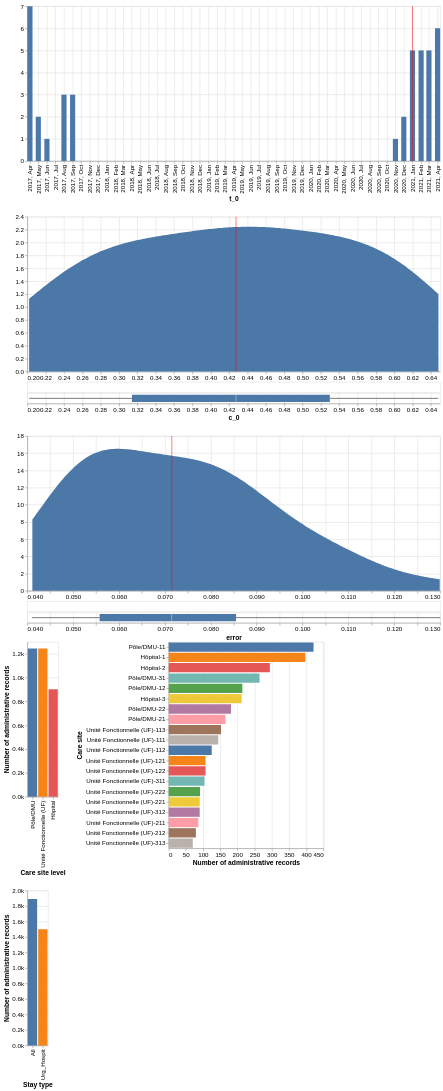

Specify this chart in Vega-Lite:
### Vega-Lite specification from a JSON file in a GitHub repository (floating-point values rounded to 4 significant figures; data arrays with more than 128 entries replaced by an {"elided": "..."} marker saying what was removed)
{"config": {"view": {"continuousWidth": 300, "continuousHeight": 300}, "axis": {"labelFontSize": 12, "labelLimit": 500, "titleFontSize": 13}, "legend": {"labelFontSize": 12, "labelLimit": 500, "titleFontSize": 13}}, "vconcat": [{"vconcat": [{"layer": [{"mark": {"type": "bar", "size": 10}, "encoding": {"x": {"axis": {"format": "%Y, %b", "labelAngle": -90, "tickCount": "month"}, "field": "t_0", "title": "t_0", "type": "temporal"}, "y": {"aggregate": "count", "axis": {"tickMinStep": 1}, "field": "t_0", "title": null, "type": "quantitative"}}, "transform": [{"field": "t_0", "timeUnit": "yearmonth", "as": "estimate"}]}, {"mark": {"type": "rule", "color": "red"}, "encoding": {"tooltip": {"aggregate": "median", "field": "t_0", "type": "temporal"}, "x": {"aggregate": "median", "field": "t_0", "type": "temporal"}}}], "height": 300, "width": 800}, {"vconcat": [{"layer": [{"mark": {"type": "area"}, "encoding": {"x": {"field": "c_0", "title": null, "type": "quantitative"}, "y": {"field": "Density", "title": null, "type": "quantitative"}}, "transform": [{"density": "c_0", "extent": [0.2019, 0.6481], "as": ["c_0", "Density"]}]}, {"mark": {"type": "rule", "color": "red"}, "encoding": {"tooltip": {"aggregate": "median", "field": "c_0", "type": "quantitative"}, "x": {"aggregate": "median", "field": "c_0", "type": "quantitative"}}}], "height": 300, "width": 800}, {"mark": {"type": "tick"}, "encoding": {"x": {"axis": null, "field": "c_0", "type": "quantitative"}}}, {"mark": {"type": "boxplot"}, "encoding": {"x": {"field": "c_0", "type": "quantitative"}}}], "resolve": {"scale": {"x": "shared"}}, "spacing": 0}, {"vconcat": [{"layer": [{"mark": {"type": "area"}, "encoding": {"x": {"field": "error", "title": null, "type": "quantitative"}, "y": {"field": "Density", "title": null, "type": "quantitative"}}, "transform": [{"density": "error", "extent": [0.04109, 0.1299], "as": ["error", "Density"]}]}, {"mark": {"type": "rule", "color": "red"}, "encoding": {"tooltip": {"aggregate": "median", "field": "error", "type": "quantitative"}, "x": {"aggregate": "median", "field": "error", "type": "quantitative"}}}], "height": 300, "width": 800}, {"mark": {"type": "tick"}, "encoding": {"x": {"axis": null, "field": "error", "type": "quantitative"}}}, {"mark": {"type": "boxplot"}, "encoding": {"x": {"field": "error", "type": "quantitative"}}}], "resolve": {"scale": {"x": "shared"}}, "spacing": 0}], "data": {"name": "data-eb7754d72d3f96219443294d20355cf5"}, "transform": [{"filter": {"param": "param_17"}}, {"filter": {"param": "param_18"}}, {"filter": {"param": "param_19"}}]}, {"hconcat": [{"vconcat": [{"mark": {"type": "bar"}, "encoding": {"color": {"condition": {"param": "param_18", "field": "care_site_level", "legend": null, "sort": {"field": "n_visit", "op": "sum", "order": "descending"}, "type": "nominal"}, "value": "lightgray"}, "tooltip": {"aggregate": "sum", "field": "n_visit", "format": ",", "type": "quantitative"}, "x": {"field": "care_site_level", "sort": "-y", "title": "Care site level", "type": "nominal"}, "y": {"aggregate": "sum", "axis": {"format": "s"}, "field": "n_visit", "title": "Number of administrative records", "type": "quantitative"}}, "name": "view_15", "transform": [{"filter": {"param": "param_17"}}, {"filter": {"param": "param_19"}}]}, {"mark": {"type": "bar"}, "encoding": {"color": {"condition": {"param": "param_19", "field": "stay_type", "legend": null, "sort": {"field": "n_visit", "op": "sum", "order": "descending"}, "type": "nominal"}, "value": "lightgray"}, "tooltip": {"aggregate": "sum", "field": "n_visit", "format": ",", "type": "quantitative"}, "x": {"field": "stay_type", "sort": "-y", "title": "Stay type", "type": "nominal"}, "y": {"aggregate": "sum", "axis": {"format": "s"}, "field": "n_visit", "title": "Number of administrative records", "type": "quantitative"}}, "name": "view_16", "transform": [{"filter": {"param": "param_17"}}, {"filter": {"param": "param_18"}}]}], "resolve": {"scale": {"color": "independent"}}}, {"mark": {"type": "bar"}, "encoding": {"color": {"condition": {"param": "param_17", "field": "care_site_short_name", "legend": null, "sort": {"field": "n_visit", "op": "sum", "order": "descending"}, "type": "nominal"}, "value": "lightgray"}, "tooltip": {"aggregate": "sum", "field": "n_visit", "format": ",", "type": "quantitative"}, "x": {"aggregate": "sum", "axis": {"format": "s"}, "field": "n_visit", "title": "Number of administrative records", "type": "quantitative"}, "y": {"field": "care_site_short_name", "sort": "-x", "title": "Care site"}}, "name": "view_17", "transform": [{"filter": {"param": "param_18"}}, {"filter": {"param": "param_19"}}]}], "data": {"name": "data-3a94028c758c95522bdecb6d4cab8581"}}], "params": [{"name": "param_18", "select": {"type": "point", "fields": ["care_site_level"]}, "views": ["view_15"]}, {"name": "param_19", "select": {"type": "point", "fields": ["stay_type"]}, "views": ["view_16"]}, {"name": "param_17", "select": {"type": "point", "fields": ["care_site_short_name"]}, "views": ["view_17"]}], "spacing": 0, "$schema": "https://vega.github.io/schema/vega-lite/v5.8.0.json", "datasets": {"data-eb7754d72d3f96219443294d20355cf5": [{"care_site_id": "1", "care_site_level": "Hôpital", "stay_type": "All", "t_0": "2017-04-01T00:00:00", "c_0": 0.429, "error": 0.05, "care_site_short_name": "Hôpital-1"}, {"care_site_id": "1", "care_site_level": "Hôpital", "stay_type": "Urg_Hospit", "t_0": "2017-04-01T00:00:00", "c_0": 0.341, "error": 0.041, "care_site_short_name": "Hôpital-1"}, {"care_site_id": "11", "care_site_level": "Pôle/DMU", "stay_type": "All", "t_0": "2017-05-01T00:00:00", "c_0": 0.373, "error": 0.057, "care_site_short_name": "Pôle/DMU-11"}, {"care_site_id": "11", "care_site_level": "Pôle/DMU", "stay_type": "Urg_Hospit", "t_0": "2017-09-01T00:00:00", "c_0": 0.354, "error": 0.063, "care_site_short_name": "Pôle/DMU-11"}, {"care_site_id": "111", "care_site_level": "Unité Fonctionnelle (UF)", "stay_type": "All", "t_0": "2017-06-01T00:00:00", "c_0": 0.242, "error": 0.067, "care_site_short_name": "Unité Fonctionnelle (UF)-111"}, {"care_site_id": "111", "care_site_level": "Unité Fonctionnelle (UF)", "stay_type": "Urg_Hospit", "t_0": "2017-09-01T00:00:00", "c_0": 0.202, "error": 0.062, "care_site_short_name": "Unité Fonctionnelle (UF)-111"}, {"care_site_id": "112", "care_site_level": "Unité Fonctionnelle (UF)", "stay_type": "All", "t_0": "2017-05-01T00:00:00", "c_0": 0.25, "error": 0.05, "care_site_short_name": "Unité Fonctionnelle (UF)-112"}, {"care_site_id": "112", "care_site_level": "Unité Fonctionnelle (UF)", "stay_type": "Urg_Hospit", "t_0": "2017-09-01T00:00:00", "c_0": 0.208, "error": 0.049, "care_site_short_name": "Unité Fonctionnelle (UF)-112"}, {"care_site_id": "113", "care_site_level": "Unité Fonctionnelle (UF)", "stay_type": "All", "t_0": "2017-04-01T00:00:00", "c_0": 0.284, "error": 0.053, "care_site_short_name": "Unité Fonctionnelle (UF)-113"}, {"care_site_id": "113", "care_site_level": "Unité Fonctionnelle (UF)", "stay_type": "Urg_Hospit", "t_0": "2017-04-01T00:00:00", "c_0": 0.311, "error": 0.071, "care_site_short_name": "Unité Fonctionnelle (UF)-113"}, {"care_site_id": "12", "care_site_level": "Pôle/DMU", "stay_type": "All", "t_0": "2017-08-01T00:00:00", "c_0": 0.315, "error": 0.05, "care_site_short_name": "Pôle/DMU-12"}, {"care_site_id": "12", "care_site_level": "Pôle/DMU", "stay_type": "Urg_Hospit", "t_0": "2017-04-01T00:00:00", "c_0": 0.326, "error": 0.071, "care_site_short_name": "Pôle/DMU-12"}, {"care_site_id": "121", "care_site_level": "Unité Fonctionnelle (UF)", "stay_type": "All", "t_0": "2017-04-01T00:00:00", "c_0": 0.263, "error": 0.056, "care_site_short_name": "Unité Fonctionnelle (UF)-121"}, {"care_site_id": "121", "care_site_level": "Unité Fonctionnelle (UF)", "stay_type": "Urg_Hospit", "t_0": "2017-04-01T00:00:00", "c_0": 0.206, "error": 0.049, "care_site_short_name": "Unité Fonctionnelle (UF)-121"}, {"care_site_id": "122", "care_site_level": "Unité Fonctionnelle (UF)", "stay_type": "All", "t_0": "2017-08-01T00:00:00", "c_0": 0.288, "error": 0.072, "care_site_short_name": "Unité Fonctionnelle (UF)-122"}, {"care_site_id": "122", "care_site_level": "Unité Fonctionnelle (UF)", "stay_type": "Urg_Hospit", "t_0": "2017-08-01T00:00:00", "c_0": 0.289, "error": 0.076, "care_site_short_name": "Unité Fonctionnelle (UF)-122"}, {"care_site_id": "2", "care_site_level": "Hôpital", "stay_type": "All", "t_0": "2021-02-01T00:00:00", "c_0": 0.645, "error": 0.13, "care_site_short_name": "Hôpital-2"}, {"care_site_id": "2", "care_site_level": "Hôpital", "stay_type": "Urg_Hospit", "t_0": "2021-02-01T00:00:00", "c_0": 0.579, "error": 0.108, "care_site_short_name": "Hôpital-2"}, {"care_site_id": "21", "care_site_level": "Pôle/DMU", "stay_type": "All", "t_0": "2021-03-01T00:00:00", "c_0": 0.587, "error": 0.089, "care_site_short_name": "Pôle/DMU-21"}, {"care_site_id": "21", "care_site_level": "Pôle/DMU", "stay_type": "Urg_Hospit", "t_0": "2021-03-01T00:00:00", "c_0": 0.609, "error": 0.109, "care_site_short_name": "Pôle/DMU-21"}, {"care_site_id": "211", "care_site_level": "Unité Fonctionnelle (UF)", "stay_type": "All", "t_0": "2021-03-01T00:00:00", "c_0": 0.511, "error": 0.087, "care_site_short_name": "Unité Fonctionnelle (UF)-211"}, {"care_site_id": "211", "care_site_level": "Unité Fonctionnelle (UF)", "stay_type": "Urg_Hospit", "t_0": "2021-02-01T00:00:00", "c_0": 0.515, "error": 0.083, "care_site_short_name": "Unité Fonctionnelle (UF)-211"}, {"care_site_id": "212", "care_site_level": "Unité Fonctionnelle (UF)", "stay_type": "All", "t_0": "2021-03-01T00:00:00", "c_0": 0.525, "error": 0.099, "care_site_short_name": "Unité Fonctionnelle (UF)-212"}, {"care_site_id": "212", "care_site_level": "Unité Fonctionnelle (UF)", "stay_type": "Urg_Hospit", "t_0": "2021-03-01T00:00:00", "c_0": 0.438, "error": 0.098, "care_site_short_name": "Unité Fonctionnelle (UF)-212"}, {"care_site_id": "22", "care_site_level": "Pôle/DMU", "stay_type": "All", "t_0": "2021-04-01T00:00:00", "c_0": 0.621, "error": 0.082, "care_site_short_name": "Pôle/DMU-22"}, {"care_site_id": "22", "care_site_level": "Pôle/DMU", "stay_type": "Urg_Hospit", "t_0": "2021-04-01T00:00:00", "c_0": 0.59, "error": 0.085, "care_site_short_name": "Pôle/DMU-22"}, {"care_site_id": "221", "care_site_level": "Unité Fonctionnelle (UF)", "stay_type": "All", "t_0": "2021-04-01T00:00:00", "c_0": 0.426, "error": 0.089, "care_site_short_name": "Unité Fonctionnelle (UF)-221"}, {"care_site_id": "221", "care_site_level": "Unité Fonctionnelle (UF)", "stay_type": "Urg_Hospit", "t_0": "2021-04-01T00:00:00", "c_0": 0.42, "error": 0.109, "care_site_short_name": "Unité Fonctionnelle (UF)-221"}, {"care_site_id": "222", "care_site_level": "Unité Fonctionnelle (UF)", "stay_type": "All", "t_0": "2021-04-01T00:00:00", "c_0": 0.544, "error": 0.076, "care_site_short_name": "Unité Fonctionnelle (UF)-222"}, {"care_site_id": "222", "care_site_level": "Unité Fonctionnelle (UF)", "stay_type": "Urg_Hospit", "t_0": "2021-04-01T00:00:00", "c_0": 0.648, "error": 0.083, "care_site_short_name": "Unité Fonctionnelle (UF)-222"}, {"care_site_id": "3", "care_site_level": "Hôpital", "stay_type": "All", "t_0": "2020-12-01T00:00:00", "c_0": 0.519, "error": 0.056, "care_site_short_name": "Hôpital-3"}, {"care_site_id": "3", "care_site_level": "Hôpital", "stay_type": "Urg_Hospit", "t_0": "2020-12-01T00:00:00", "c_0": 0.577, "error": 0.06, "care_site_short_name": "Hôpital-3"}, {"care_site_id": "31", "care_site_level": "Pôle/DMU", "stay_type": "All", "t_0": "2021-01-01T00:00:00", "c_0": 0.457, "error": 0.05, "care_site_short_name": "Pôle/DMU-31"}, {"care_site_id": "31", "care_site_level": "Pôle/DMU", "stay_type": "Urg_Hospit", "t_0": "2021-01-01T00:00:00", "c_0": 0.452, "error": 0.049, "care_site_short_name": "Pôle/DMU-31"}, {"care_site_id": "311", "care_site_level": "Unité Fonctionnelle (UF)", "stay_type": "All", "t_0": "2021-02-01T00:00:00", "c_0": 0.491, "error": 0.072, "care_site_short_name": "Unité Fonctionnelle (UF)-311"}, {"care_site_id": "311", "care_site_level": "Unité Fonctionnelle (UF)", "stay_type": "Urg_Hospit", "t_0": "2021-02-01T00:00:00", "c_0": 0.597, "error": 0.092, "care_site_short_name": "Unité Fonctionnelle (UF)-311"}, {"care_site_id": "312", "care_site_level": "Unité Fonctionnelle (UF)", "stay_type": "All", "t_0": "2021-01-01T00:00:00", "c_0": 0.383, "error": 0.076, "care_site_short_name": "Unité Fonctionnelle (UF)-312"}, {"care_site_id": "312", "care_site_level": "Unité Fonctionnelle (UF)", "stay_type": "Urg_Hospit", "t_0": "2021-01-01T00:00:00", "c_0": 0.398, "error": 0.081, "care_site_short_name": "Unité Fonctionnelle (UF)-312"}, {"care_site_id": "313", "care_site_level": "Unité Fonctionnelle (UF)", "stay_type": "All", "t_0": "2020-11-01T00:00:00", "c_0": 0.476, "error": 0.055, "care_site_short_name": "Unité Fonctionnelle (UF)-313"}, {"care_site_id": "313", "care_site_level": "Unité Fonctionnelle (UF)", "stay_type": "Urg_Hospit", "t_0": "2021-01-01T00:00:00", "c_0": 0.417, "error": 0.063, "care_site_short_name": "Unité Fonctionnelle (UF)-313"}], "data-3a94028c758c95522bdecb6d4cab8581": {"elided": "2800 records"}}}
